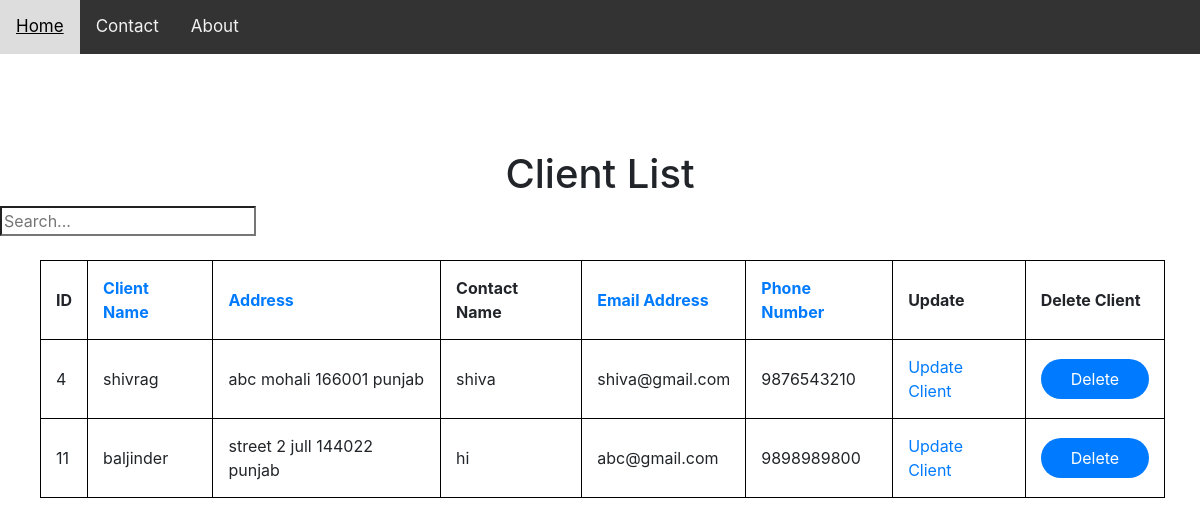
The app's page /showclient?order_by=phone_number&direction= with its own data.
### myapp/models.py (models this page shows, shortened)
class Client(models.Model):
    client_name = models.CharField(max_length=48, unique=True, null=False)
    address_street_name = models.CharField(max_length=50)
    suburb = models.CharField(max_length=40)
    postcode = models.CharField(max_length=6, null=True, blank=True, validators=[RegexValidator(r'^\d{1,10}$')])
    state = models.CharField(max_length=20, null=False, blank=False)
    contact_name = models.CharField(max_length=48)
    email_address= models.EmailField(max_length=62, null=False)
    phone_number = models.CharField(max_length=10, validators=[RegexValidator(r'^\d{1,10}$')])

### myapp/views.py (the view, shortened to what this page needs)
# urls.py: path('showclient',views.sort, name='showclient'),
def sort(request):
    orderBy = request.GET.get('order_by')
    direction = 'desc'
    if orderBy is None:
        object_list = Client.objects.all().order_by('id')
        return render(request, 'show.html', {'object_list': object_list})
    else:
        object_list = Client.objects.all().order_by(orderBy)
        return render(request, 'show.html', {"object_list": object_list, "direction": direction})

### myproject/templates/show.html (shortened to what this page needs)
{% extends 'myapp/layout.html' %}
{% block content %}
    <link rel="stylesheet" href="https://stackpath.bootstrapcdn.com/bootstrap/4.2.1/css/bootstrap.min.css">
        <br><br><br><br>
            <h1 align="center">Client List</h1>
            <form action="{% url 'search_results' %}" method="get">
            <input id="myText" name="q" type="search" value = "{{ request.GET.q }}" placeholder="Search..."><br>
            </form>
        <ul>
            <br>
            <table class="sortable">
                <tr>
                  <th>ID</th>
                  <th><a href="?order_by=client_name&direction={{ direction }}">Client Name</a></th>
                  <th><a href="?order_by=suburb&direction={{ direction }}">Address</a></th>
                  <th>Contact Name</th>
                  <th><a href="?order_by=email_address&direction={{ direction }}">Email Address</a></th>
                  <th><a href="?order_by=phone_number&direction={{ direction }}">Phone Number</a></th>
                  <th>Update</th>
                  <th>Delete Client</th>
                </tr>
                <tr>
                    {% for client in object_list %}
                    <td>{{ client.id }}</td>
                    <td>{{ client.client_name }}</td>
                    <td>{{ client.address_street_name }} {{ client.suburb }} {{ client.postcode }} {{ client.state }}</td>
                    <td>{{ client.contact_name }}</td>
                    <td>{{ client.email_address }}</td>
                    <td>{{ client.phone_number }}</td>
                    <td><a href="{% url 'updateclient' client.id %}">Update Client</a></td>
                    <form action="{% url 'client_delete' client.id %}" method="POST">
                        <td><button onclick="return confirm('Are you sure you want to delete {{ client.client_name }} Client?')" class="button" type="submit">Delete</button></td>
                    </form>
                  </tr>
                  {% endfor %}
                </table>
                {% endblock %}

### myproject/templates/myapp/layout.html (style rules this page uses)
body { margin: 0; font-family: Arial, Helvetica, sans-serif; }

### myproject/templates/show.html (style rules this page uses)
table, th, td { border: 1.5px solid black; border-collapse: collapse; margin-right: 3% }
th, td { padding: 15px; }
th { text-align: center; }
.button { background: #007bff; border: 0; border-radius: 20px; padding: 8px 30px; color: #fff; transition: 0.3s; }

### records on screen
Client: id "4", client_name "shivrag", address_street_name "abc", suburb "mohali", postcode "166001", state "punjab", contact_name "shiva", email_address "shiva@gmail.com", phone_number "9876543210"
Client: id "11", client_name "baljinder", address_street_name "street 2", suburb "jull", postcode "144022", state "punjab", contact_name "hi", email_address "abc@gmail.com", phone_number "9898989800"
